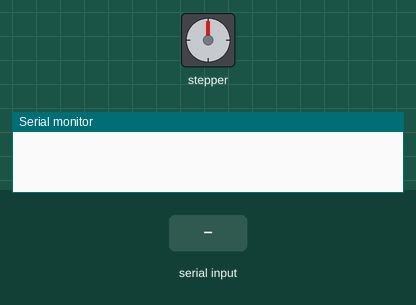
Simulated run of this sketch. Board: Arduino Uno, built with avr-gcc and run on an emulated ATmega328P. Shown: stepper motor, the last lines printed to the serial monitor. The test bench sets the inputs (shaded band). Stepper angles assume 2048 steps per turn.

Above: at 1.2 s.
1.3 s: "90,45\n" received over Serial
At 2.4 s:
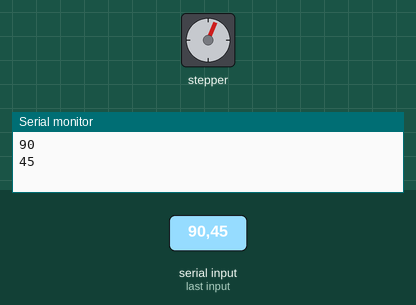
3.1 s: "30,150\n" received over Serial
At 4.1 s:
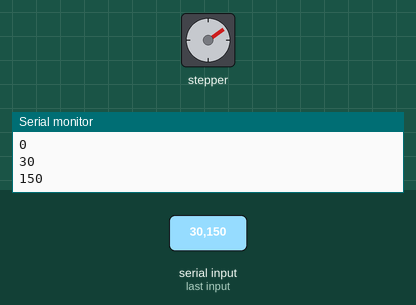
5.0 s: "200\n" received over Serial
At 6.2 s:
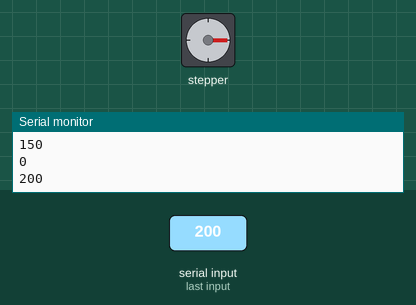
7.0 s: "90\n" received over Serial
At 8.4 s:
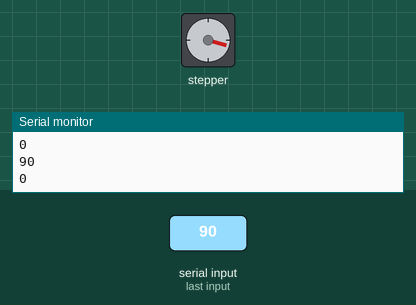
8.7 s: "90,45\n" received over Serial
At 9.9 s:
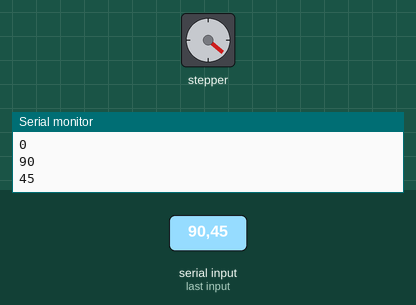
10.5 s: "30,150\n" received over Serial
At 11.4 s:
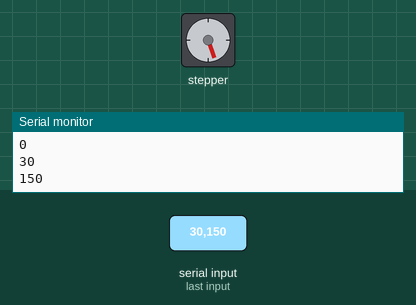
Timing chart, 0 to 13.4 s (numbered marks = the images above; inputs shaded):
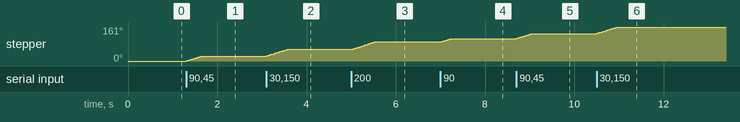

Measured:
- after the input at 1.3 s, stepper: turns 23° clockwise in 0.34 s, starting at once
- after the input at 3.1 s, stepper: turns 32° clockwise in 0.48 s, starting at once
- after the input at 5.0 s, stepper: turns 35° clockwise in 0.53 s, starting at once
- after the input at 7.0 s, stepper: turns 16° clockwise in 0.23 s, starting at once
- after the input at 8.7 s, stepper: turns 24° clockwise in 0.35 s, starting at once
- after the input at 10.5 s, stepper: turns 31° clockwise in 0.46 s, starting at once

The sketch:

Steper3.ino
```cpp
#include <Stepper.h>      // incluye libreria stepper

Stepper motor1(2048, 8, 10, 9, 11);   // pasos completos

void setup() {
  motor1.setSpeed(11);       // en RPM (valores de 1, 2 o 3 para 28BYJ-48)
  Serial.begin(9600);     // incializacion de comunicacion serie a 9600 bps
}

void loop() {
  if (Serial.available())
  {      // espera por datos disponibles en monitor serie
    int pasos = Serial.parseInt();  // obtiene valor introducido en monitor serie y asigna
          // a variable pasos
    Serial.println(pasos);    // imprime el valor ingresado
    motor1.step(pasos);     // envia comando para dar la cantidad de pasos

    digitalWrite(8, LOW);     // desenergiza todas las bobinas
    digitalWrite(9, LOW);
    digitalWrite(10, LOW);
    digitalWrite(11, LOW);
  }
}
```
